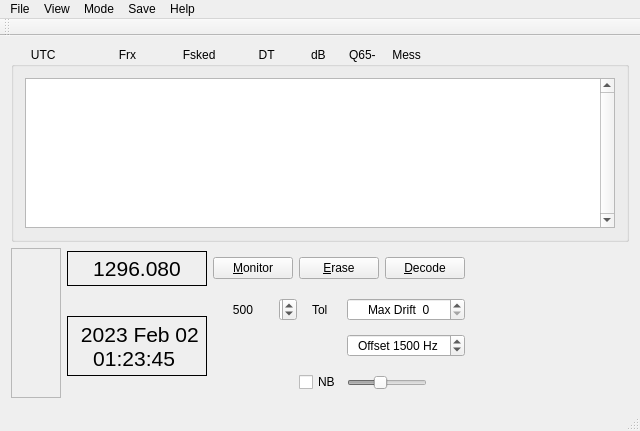
<?xml version="1.0" encoding="UTF-8"?>
<ui version="4.0">
 <class>MainWindow</class>
 <widget class="QMainWindow" name="MainWindow">
  <property name="geometry">
   <rect>
    <x>0</x>
    <y>0</y>
    <width>640</width>
    <height>431</height>
   </rect>
  </property>
  <property name="sizePolicy">
   <sizepolicy hsizetype="Preferred" vsizetype="Preferred">
    <horstretch>0</horstretch>
    <verstretch>0</verstretch>
   </sizepolicy>
  </property>
  <property name="minimumSize">
   <size>
    <width>550</width>
    <height>0</height>
   </size>
  </property>
  <property name="maximumSize">
   <size>
    <width>16777215</width>
    <height>16777215</height>
   </size>
  </property>
  <property name="windowTitle">
   <string>SpecJT   by K1JT</string>
  </property>
  <property name="styleSheet">
   <string notr="true"/>
  </property>
  <widget class="QWidget" name="centralWidget">
   <layout class="QVBoxLayout" name="verticalLayout">
    <item>
     <layout class="QFormLayout" name="formLayout">
      <item row="1" column="0">
       <layout class="QGridLayout" name="gridLayout">
        <item row="0" column="5">
         <widget class="QPushButton" name="DecodeButton">
          <property name="minimumSize">
           <size>
            <width>50</width>
            <height>0</height>
           </size>
          </property>
          <property name="text">
           <string>&amp;Decode</string>
          </property>
         </widget>
        </item>
        <item row="0" column="1">
         <widget class="QLabel" name="labFreq">
          <property name="maximumSize">
           <size>
            <width>16777215</width>
            <height>35</height>
           </size>
          </property>
          <property name="font">
           <font>
            <pointsize>16</pointsize>
           </font>
          </property>
          <property name="frameShape">
           <enum>QFrame::Panel</enum>
          </property>
          <property name="text">
           <string>1296.080</string>
          </property>
          <property name="alignment">
           <set>Qt::AlignCenter</set>
          </property>
         </widget>
        </item>
        <item row="3" column="4" colspan="2">
         <widget class="QSlider" name="NBslider">
          <property name="enabled">
           <bool>false</bool>
          </property>
          <property name="sizePolicy">
           <sizepolicy hsizetype="Fixed" vsizetype="Fixed">
            <horstretch>0</horstretch>
            <verstretch>0</verstretch>
           </sizepolicy>
          </property>
          <property name="maximumSize">
           <size>
            <width>80</width>
            <height>16777215</height>
           </size>
          </property>
          <property name="minimum">
           <number>0</number>
          </property>
          <property name="maximum">
           <number>100</number>
          </property>
          <property name="value">
           <number>40</number>
          </property>
          <property name="orientation">
           <enum>Qt::Horizontal</enum>
          </property>
         </widget>
        </item>
        <item row="1" column="2" colspan="2">
         <layout class="QHBoxLayout" name="horizontalLayout">
          <item>
           <widget class="QLabel" name="labTol1">
            <property name="sizePolicy">
             <sizepolicy hsizetype="Fixed" vsizetype="Preferred">
              <horstretch>0</horstretch>
              <verstretch>0</verstretch>
             </sizepolicy>
            </property>
            <property name="minimumSize">
             <size>
              <width>42</width>
              <height>0</height>
             </size>
            </property>
            <property name="maximumSize">
             <size>
              <width>42</width>
              <height>18</height>
             </size>
            </property>
            <property name="text">
             <string>500</string>
            </property>
            <property name="alignment">
             <set>Qt::AlignCenter</set>
            </property>
           </widget>
          </item>
          <item>
           <widget class="QSpinBox" name="tolSpinBox">
            <property name="enabled">
             <bool>true</bool>
            </property>
            <property name="sizePolicy">
             <sizepolicy hsizetype="Fixed" vsizetype="Fixed">
              <horstretch>0</horstretch>
              <verstretch>0</verstretch>
             </sizepolicy>
            </property>
            <property name="minimumSize">
             <size>
              <width>0</width>
              <height>23</height>
             </size>
            </property>
            <property name="maximumSize">
             <size>
              <width>18</width>
              <height>16777215</height>
             </size>
            </property>
            <property name="minimum">
             <number>1</number>
            </property>
            <property name="maximum">
             <number>6</number>
            </property>
            <property name="value">
             <number>5</number>
            </property>
           </widget>
          </item>
          <item>
           <widget class="QLabel" name="labTol2">
            <property name="sizePolicy">
             <sizepolicy hsizetype="Fixed" vsizetype="Preferred">
              <horstretch>0</horstretch>
              <verstretch>0</verstretch>
             </sizepolicy>
            </property>
            <property name="maximumSize">
             <size>
              <width>20</width>
              <height>16777215</height>
             </size>
            </property>
            <property name="text">
             <string>Tol</string>
            </property>
           </widget>
          </item>
         </layout>
        </item>
        <item row="2" column="4" colspan="2">
         <widget class="QSpinBox" name="sbOffset">
          <property name="toolTip">
           <string>&lt;html&gt;&lt;head/&gt;&lt;body&gt;&lt;p&gt;Select offset announced by calling station, or use commonly used value for the band in use. Manually set WSJT-X TX and RX offset to same value.&lt;/p&gt;&lt;/body&gt;&lt;/html&gt;</string>
          </property>
          <property name="alignment">
           <set>Qt::AlignCenter</set>
          </property>
          <property name="suffix">
           <string> Hz</string>
          </property>
          <property name="prefix">
           <string>Offset </string>
          </property>
          <property name="minimum">
           <number>500</number>
          </property>
          <property name="maximum">
           <number>2000</number>
          </property>
          <property name="singleStep">
           <number>100</number>
          </property>
          <property name="value">
           <number>1500</number>
          </property>
         </widget>
        </item>
        <item row="0" column="3" colspan="2">
         <widget class="QPushButton" name="EraseButton">
          <property name="minimumSize">
           <size>
            <width>50</width>
            <height>0</height>
           </size>
          </property>
          <property name="text">
           <string>&amp;Erase</string>
          </property>
         </widget>
        </item>
        <item row="0" column="0" rowspan="4">
         <widget class="QFrame" name="xMeterFrame">
          <property name="minimumSize">
           <size>
            <width>50</width>
            <height>150</height>
           </size>
          </property>
          <property name="frameShape">
           <enum>QFrame::StyledPanel</enum>
          </property>
          <property name="frameShadow">
           <enum>QFrame::Raised</enum>
          </property>
         </widget>
        </item>
        <item row="1" column="1" rowspan="3">
         <widget class="QLabel" name="labUTC">
          <property name="minimumSize">
           <size>
            <width>140</width>
            <height>0</height>
           </size>
          </property>
          <property name="maximumSize">
           <size>
            <width>165</width>
            <height>60</height>
           </size>
          </property>
          <property name="font">
           <font>
            <pointsize>16</pointsize>
           </font>
          </property>
          <property name="frameShape">
           <enum>QFrame::Panel</enum>
          </property>
          <property name="text">
           <string> 2023 Feb 02
01:23:45 </string>
          </property>
          <property name="alignment">
           <set>Qt::AlignCenter</set>
          </property>
         </widget>
        </item>
        <item row="0" column="2">
         <widget class="QPushButton" name="monitorButton">
          <property name="sizePolicy">
           <sizepolicy hsizetype="Preferred" vsizetype="Fixed">
            <horstretch>0</horstretch>
            <verstretch>0</verstretch>
           </sizepolicy>
          </property>
          <property name="minimumSize">
           <size>
            <width>50</width>
            <height>0</height>
           </size>
          </property>
          <property name="maximumSize">
           <size>
            <width>16777215</width>
            <height>16777215</height>
           </size>
          </property>
          <property name="text">
           <string>&amp;Monitor</string>
          </property>
         </widget>
        </item>
        <item row="3" column="3">
         <widget class="QCheckBox" name="NBcheckBox">
          <property name="text">
           <string>NB</string>
          </property>
         </widget>
        </item>
        <item row="1" column="4" colspan="2">
         <widget class="QSpinBox" name="sbMaxDrift">
          <property name="toolTip">
           <string>Maximum drift rate in units of symbol rate per transmission.</string>
          </property>
          <property name="alignment">
           <set>Qt::AlignCenter</set>
          </property>
          <property name="prefix">
           <string>Max Drift  </string>
          </property>
          <property name="maximum">
           <number>50</number>
          </property>
          <property name="singleStep">
           <number>5</number>
          </property>
         </widget>
        </item>
       </layout>
      </item>
      <item row="0" column="0" colspan="2">
       <widget class="QGroupBox" name="groupBox">
        <property name="sizePolicy">
         <sizepolicy hsizetype="Expanding" vsizetype="Expanding">
          <horstretch>0</horstretch>
          <verstretch>1</verstretch>
         </sizepolicy>
        </property>
        <property name="minimumSize">
         <size>
          <width>453</width>
          <height>170</height>
         </size>
        </property>
        <property name="maximumSize">
         <size>
          <width>16777215</width>
          <height>16777215</height>
         </size>
        </property>
        <property name="title">
         <string>      UTC                   Frx              Fsked             DT           dB       Q65-     Message</string>
        </property>
        <layout class="QFormLayout" name="formLayout_2">
         <item row="0" column="0" colspan="2">
          <widget class="DisplayText" name="decodedTextBrowser">
           <property name="sizePolicy">
            <sizepolicy hsizetype="Expanding" vsizetype="Expanding">
             <horstretch>0</horstretch>
             <verstretch>1</verstretch>
            </sizepolicy>
           </property>
           <property name="minimumSize">
            <size>
             <width>0</width>
             <height>0</height>
            </size>
           </property>
           <property name="maximumSize">
            <size>
             <width>16777215</width>
             <height>16777215</height>
            </size>
           </property>
           <property name="sizeIncrement">
            <size>
             <width>0</width>
             <height>0</height>
            </size>
           </property>
           <property name="font">
            <font>
             <family>Courier New</family>
             <pointsize>10</pointsize>
            </font>
           </property>
           <property name="verticalScrollBarPolicy">
            <enum>Qt::ScrollBarAlwaysOn</enum>
           </property>
           <property name="horizontalScrollBarPolicy">
            <enum>Qt::ScrollBarAsNeeded</enum>
           </property>
           <property name="html">
            <string>&lt;!DOCTYPE HTML PUBLIC &quot;-//W3C//DTD HTML 4.0//EN&quot; &quot;http://www.w3.org/TR/REC-html40/strict.dtd&quot;&gt;
&lt;html&gt;&lt;head&gt;&lt;meta name=&quot;qrichtext&quot; content=&quot;1&quot; /&gt;&lt;style type=&quot;text/css&quot;&gt;
p, li { white-space: pre-wrap; }
&lt;/style&gt;&lt;/head&gt;&lt;body style=&quot; font-family:'Courier New'; font-size:10pt; font-weight:400; font-style:normal;&quot;&gt;
&lt;p style=&quot;-qt-paragraph-type:empty; margin-top:0px; margin-bottom:0px; margin-left:0px; margin-right:0px; -qt-block-indent:0; text-indent:0px;&quot;&gt;&lt;br /&gt;&lt;/p&gt;&lt;/body&gt;&lt;/html&gt;</string>
           </property>
           <property name="acceptRichText">
            <bool>false</bool>
           </property>
          </widget>
         </item>
        </layout>
       </widget>
      </item>
     </layout>
    </item>
   </layout>
  </widget>
  <widget class="QMenuBar" name="menuBar">
   <property name="geometry">
    <rect>
     <x>0</x>
     <y>0</y>
     <width>640</width>
     <height>21</height>
    </rect>
   </property>
   <widget class="QMenu" name="menuFile">
    <property name="title">
     <string>File</string>
    </property>
    <addaction name="actionOpen"/>
    <addaction name="actionOpen_next_in_directory"/>
    <addaction name="actionDecode_remaining_files_in_directory"/>
    <addaction name="separator"/>
    <addaction name="actionDelete_all_iq_files_in_SaveDir"/>
    <addaction name="separator"/>
    <addaction name="actionExport_wav_file_at_fQSO"/>
    <addaction name="actionExport_wav_file_at_fQSO_30a"/>
    <addaction name="actionExport_wav_file_at_fQSO_30b"/>
    <addaction name="actionSettings"/>
    <addaction name="separator"/>
    <addaction name="actionExit"/>
   </widget>
   <widget class="QMenu" name="menuView">
    <property name="title">
     <string>View</string>
    </property>
    <widget class="QMenu" name="menuWaterfall_palette">
     <property name="title">
      <string>Waterfall palette</string>
     </property>
     <addaction name="actionLinrad"/>
     <addaction name="actionCuteSDR"/>
    </widget>
    <addaction name="actionAstro_Data"/>
    <addaction name="actionWide_Waterfall"/>
    <addaction name="separator"/>
    <addaction name="menuWaterfall_palette"/>
    <addaction name="separator"/>
    <addaction name="continuous_waterfall"/>
   </widget>
   <widget class="QMenu" name="menuSave">
    <property name="title">
     <string>Save</string>
    </property>
    <addaction name="actionNone"/>
    <addaction name="actionSave_decoded"/>
    <addaction name="actionSave_all"/>
   </widget>
   <widget class="QMenu" name="menuHelp">
    <property name="title">
     <string>Help</string>
    </property>
    <addaction name="actionQuick_Start_Guide_to_WSJT_X_2_7_and_QMAP"/>
    <addaction name="actionQuick_Start_Guide_to_Q65"/>
    <addaction name="actionAbout"/>
   </widget>
   <widget class="QMenu" name="menuMode">
    <property name="title">
     <string>Mode</string>
    </property>
    <addaction name="separator"/>
    <addaction name="separator"/>
    <addaction name="actionQ65A"/>
    <addaction name="actionQ65B"/>
    <addaction name="actionQ65C"/>
    <addaction name="actionQ65D"/>
    <addaction name="actionQ65E"/>
    <addaction name="separator"/>
    <addaction name="actionAlso_Q65_30x"/>
   </widget>
   <addaction name="menuFile"/>
   <addaction name="menuView"/>
   <addaction name="menuMode"/>
   <addaction name="menuSave"/>
   <addaction name="menuHelp"/>
  </widget>
  <widget class="QToolBar" name="mainToolBar">
   <attribute name="toolBarArea">
    <enum>TopToolBarArea</enum>
   </attribute>
   <attribute name="toolBarBreak">
    <bool>false</bool>
   </attribute>
  </widget>
  <widget class="QStatusBar" name="statusBar"/>
  <action name="actionExit">
   <property name="text">
    <string>Exit</string>
   </property>
  </action>
  <action name="actionAbout">
   <property name="text">
    <string>About QMAP</string>
   </property>
   <property name="shortcut">
    <string>Ctrl+F1</string>
   </property>
  </action>
  <action name="actionAstro_Data">
   <property name="text">
    <string>Astro Data</string>
   </property>
   <property name="shortcut">
    <string>Shift+F10</string>
   </property>
  </action>
  <action name="actionBand_Map">
   <property name="text">
    <string>Band Map</string>
   </property>
  </action>
  <action name="actionMessages">
   <property name="text">
    <string>Messages</string>
   </property>
  </action>
  <action name="actionWide_Waterfall">
   <property name="text">
    <string>Wideband Waterfall</string>
   </property>
  </action>
  <action name="actionOpen">
   <property name="text">
    <string>Open</string>
   </property>
  </action>
  <action name="actionOpen_next_in_directory">
   <property name="text">
    <string>Open next in directory</string>
   </property>
   <property name="shortcut">
    <string>F6</string>
   </property>
  </action>
  <action name="actionDecode_remaining_files_in_directory">
   <property name="text">
    <string>Decode remaining files in directory</string>
   </property>
   <property name="shortcut">
    <string>Shift+F6</string>
   </property>
  </action>
  <action name="actionDelete_all_iq_files_in_SaveDir">
   <property name="text">
    <string>Delete all *.iq and *.qm files in SaveDir</string>
   </property>
  </action>
  <action name="actionErase_Band_Map_and_Messages">
   <property name="text">
    <string>Erase Band Map and Messages</string>
   </property>
  </action>
  <action name="actionLinrad">
   <property name="checkable">
    <bool>true</bool>
   </property>
   <property name="checked">
    <bool>false</bool>
   </property>
   <property name="text">
    <string>Linrad</string>
   </property>
  </action>
  <action name="actionCuteSDR">
   <property name="checkable">
    <bool>true</bool>
   </property>
   <property name="checked">
    <bool>true</bool>
   </property>
   <property name="text">
    <string>CuteSDR</string>
   </property>
  </action>
  <action name="actionFind_Delta_Phi">
   <property name="text">
    <string>Find Delta Phi</string>
   </property>
  </action>
  <action name="actionF4_sets_Tx6">
   <property name="checkable">
    <bool>true</bool>
   </property>
   <property name="text">
    <string>F4 sets Tx6</string>
   </property>
  </action>
  <action name="actionOnly_EME_calls">
   <property name="checkable">
    <bool>true</bool>
   </property>
   <property name="text">
    <string>Only EME calls</string>
   </property>
  </action>
  <action name="actionNo_shorthands_if_Tx1">
   <property name="checkable">
    <bool>true</bool>
   </property>
   <property name="text">
    <string>No shorthand decodes if Tx1</string>
   </property>
  </action>
  <action name="actionNone">
   <property name="checkable">
    <bool>true</bool>
   </property>
   <property name="checked">
    <bool>true</bool>
   </property>
   <property name="text">
    <string>None</string>
   </property>
  </action>
  <action name="actionSave_all">
   <property name="checkable">
    <bool>true</bool>
   </property>
   <property name="text">
    <string>Save all</string>
   </property>
  </action>
  <action name="action50">
   <property name="checkable">
    <bool>true</bool>
   </property>
   <property name="text">
    <string>50</string>
   </property>
  </action>
  <action name="action144">
   <property name="checkable">
    <bool>true</bool>
   </property>
   <property name="checked">
    <bool>true</bool>
   </property>
   <property name="text">
    <string>144</string>
   </property>
  </action>
  <action name="action222">
   <property name="checkable">
    <bool>true</bool>
   </property>
   <property name="text">
    <string>222</string>
   </property>
  </action>
  <action name="action432">
   <property name="checkable">
    <bool>true</bool>
   </property>
   <property name="text">
    <string>432</string>
   </property>
  </action>
  <action name="action1296">
   <property name="checkable">
    <bool>true</bool>
   </property>
   <property name="text">
    <string>1296</string>
   </property>
  </action>
  <action name="action2304">
   <property name="checkable">
    <bool>true</bool>
   </property>
   <property name="text">
    <string>2304</string>
   </property>
  </action>
  <action name="actionOnline_Users_Guide">
   <property name="text">
    <string>Online User's Guide</string>
   </property>
   <property name="shortcut">
    <string>F1</string>
   </property>
  </action>
  <action name="actionKeyboard_shortcuts">
   <property name="text">
    <string>Keyboard shortcuts</string>
   </property>
  </action>
  <action name="actionSpecial_mouse_commands">
   <property name="text">
    <string>Special mouse commands</string>
   </property>
  </action>
  <action name="actionAvailable_suffixes_and_add_on_prefixes">
   <property name="text">
    <string>Available suffixes and add-on-prefixes</string>
   </property>
  </action>
  <action name="actionAFMHot">
   <property name="checkable">
    <bool>true</bool>
   </property>
   <property name="text">
    <string>AFMHot</string>
   </property>
  </action>
  <action name="actionBlue">
   <property name="checkable">
    <bool>true</bool>
   </property>
   <property name="text">
    <string>Blue</string>
   </property>
  </action>
  <action name="actionFUNcube_Dongle">
   <property name="text">
    <string>FUNcube Dongle Settings</string>
   </property>
  </action>
  <action name="actionEdit_wsjt_log">
   <property name="text">
    <string>Edit wsjt.log</string>
   </property>
   <property name="shortcut">
    <string>Alt+Shift+E</string>
   </property>
  </action>
  <action name="actionTx_Tune">
   <property name="text">
    <string>Tx Tune</string>
   </property>
   <property name="shortcut">
    <string>Alt+T</string>
   </property>
  </action>
  <action name="actionDecode_Q65_near_QSO_frequency">
   <property name="checkable">
    <bool>true</bool>
   </property>
   <property name="text">
    <string>Decode Q65 near QSO frequency</string>
   </property>
  </action>
  <action name="actionQ65A">
   <property name="checkable">
    <bool>true</bool>
   </property>
   <property name="text">
    <string>Q65-60A</string>
   </property>
  </action>
  <action name="actionQ65B">
   <property name="checkable">
    <bool>true</bool>
   </property>
   <property name="text">
    <string>Q65-60B</string>
   </property>
  </action>
  <action name="actionQ65C">
   <property name="checkable">
    <bool>true</bool>
   </property>
   <property name="checked">
    <bool>true</bool>
   </property>
   <property name="text">
    <string>Q65-60C</string>
   </property>
  </action>
  <action name="actionQ65D">
   <property name="checkable">
    <bool>true</bool>
   </property>
   <property name="text">
    <string>Q65-60D</string>
   </property>
  </action>
  <action name="actionQ65E">
   <property name="checkable">
    <bool>true</bool>
   </property>
   <property name="text">
    <string>Q65-60E</string>
   </property>
  </action>
  <action name="actionQSG_Q65">
   <property name="text">
    <string>Quick-Start Guide to Q65</string>
   </property>
  </action>
  <action name="actionRelease_Notes">
   <property name="text">
    <string>Release Notes</string>
   </property>
  </action>
  <action name="actionSettings">
   <property name="text">
    <string>Settings ...</string>
   </property>
   <property name="shortcut">
    <string>F2</string>
   </property>
  </action>
  <action name="actionQuick_Start_Guide_to_WSJT_X_2_7_and_QMAP">
   <property name="text">
    <string>Quick-Start Guide to WSJT-X 2.7 and QMAP</string>
   </property>
  </action>
  <action name="actionQuick_Start_Guide_to_Q65">
   <property name="text">
    <string>Quick-Start Guide to Q65</string>
   </property>
  </action>
  <action name="continuous_waterfall">
   <property name="checkable">
    <bool>true</bool>
   </property>
   <property name="text">
    <string>Continuous Waterfall</string>
   </property>
  </action>
  <action name="actionAlso_Q65_30x">
   <property name="checkable">
    <bool>true</bool>
   </property>
   <property name="checked">
    <bool>true</bool>
   </property>
   <property name="text">
    <string>Also Q65-30x</string>
   </property>
  </action>
  <action name="actionSave_decoded">
   <property name="checkable">
    <bool>true</bool>
   </property>
   <property name="text">
    <string>Save decoded</string>
   </property>
  </action>
  <action name="actionExport_wav_file_at_fQSO">
   <property name="text">
    <string>Export .wav file at fQSO (60 s)</string>
   </property>
  </action>
  <action name="actionExport_wav_file_at_fQSO_30b">
   <property name="text">
    <string>Export .wav file at fQSO (30 s, second part)</string>
   </property>
  </action>
  <action name="actionExport_wav_file_at_fQSO_30a">
   <property name="text">
    <string>Export .wav file at fQSO (30 s, first part)</string>
   </property>
  </action>
 </widget>
 <layoutdefault spacing="6" margin="11"/>
 <customwidgets>
  <customwidget>
   <class>DisplayText</class>
   <extends>QTextBrowser</extends>
   <header>widgets/displaytext.h</header>
  </customwidget>
 </customwidgets>
 <resources/>
 <connections>
  <connection>
   <sender>monitorButton</sender>
   <signal>toggled(bool)</signal>
   <receiver>MainWindow</receiver>
   <slot>update()</slot>
   <hints>
    <hint type="sourcelabel">
     <x>287</x>
     <y>281</y>
    </hint>
    <hint type="destinationlabel">
     <x>126</x>
     <y>515</y>
    </hint>
   </hints>
  </connection>
 </connections>
</ui>
